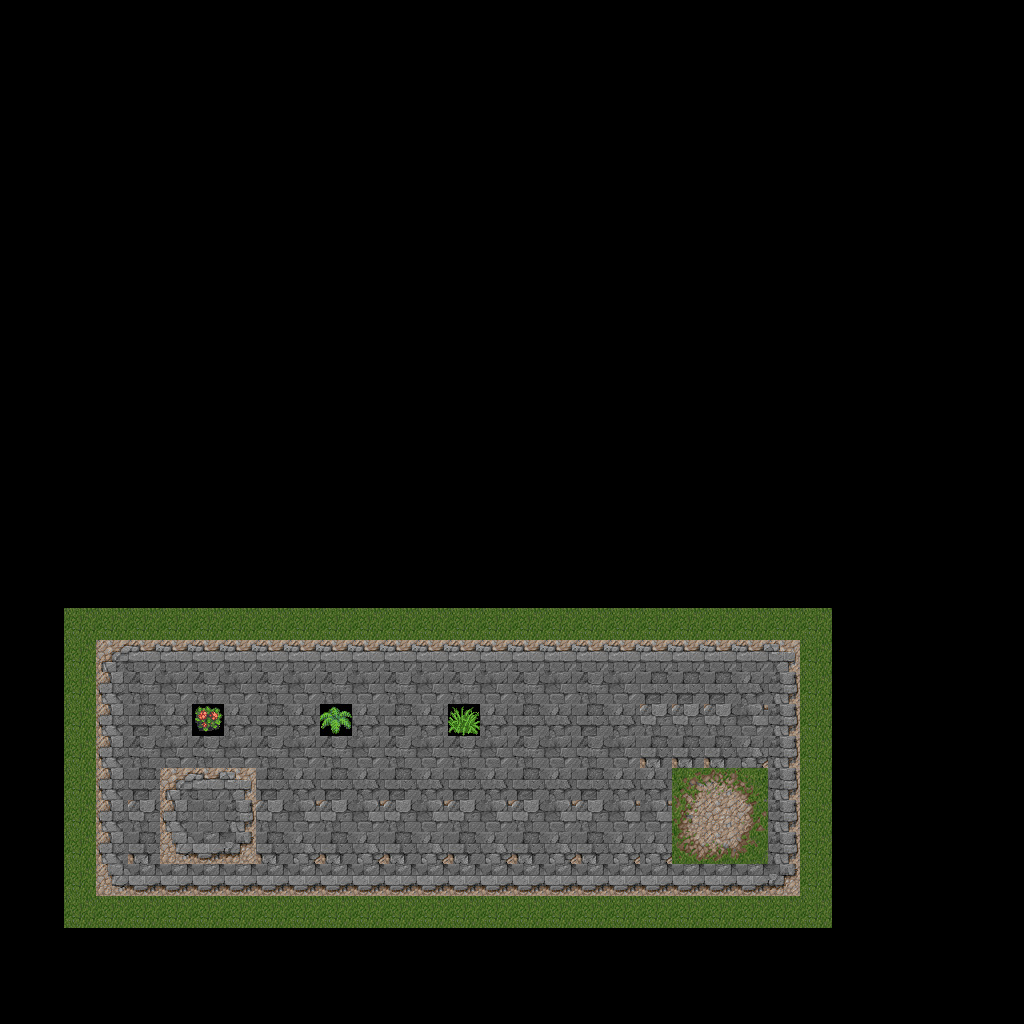

This is a level from a 2D game, rendered from its Tiled map with the project's own tilesets. A one-line summary and the map file follow, with tile-layer data summarised:
An orthogonal 32x32 tile map with 32x32 px tiles, 1 tile layer (Tile Layer 1).

<map version="1.0" orientation="orthogonal" renderorder="right-down" width="32" height="32" tilewidth="32" tileheight="32" nextobjectid="1">
 <tileset firstgid="1" name="image.axd" tilewidth="32" tileheight="32" tilecount="256" columns="16">
  <image source="image.axd.png" width="512" height="512" />
 </tileset>
 <layer name="Tile Layer 1" width="32" height="32">
  <data>[1024 cells, 240 non-empty, 30 distinct tile ids]</data>
 </layer>
</map>
